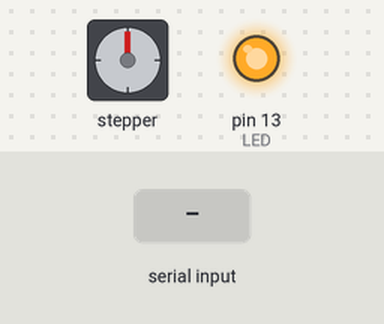
This sketch was run on a simulated Arduino Uno, built with avr-gcc and run on an emulated ATmega328P. Shown: stepper motor, output pins drawn as LEDs (lit = HIGH). Wiring (inferred from the names in the program): stepper motor driver (200 steps per turn assumed): step pin 6; direction pin 4. Inputs (shaded band) come from the test bench. Pins used as bus, display or sensor lines are not drawn.

Above: at 1.2 s.
1.3 s: "90,45\n" received over Serial
At 2.9 s:
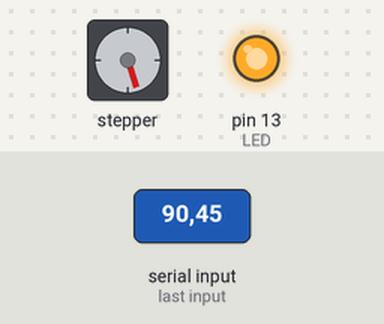
3.8 s: "30,150\n" received over Serial
At 6.0 s:
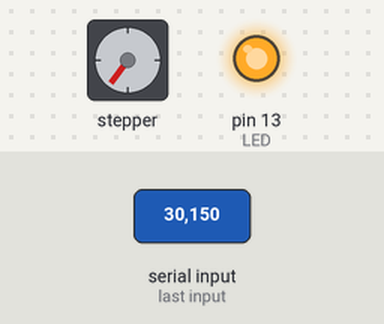
6.3 s: "5\n" received over Serial
At 7.9 s:
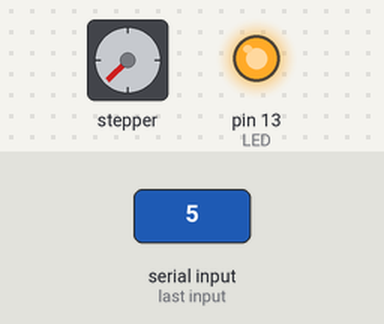
8.7 s: "90\n" received over Serial
At 10.9 s:
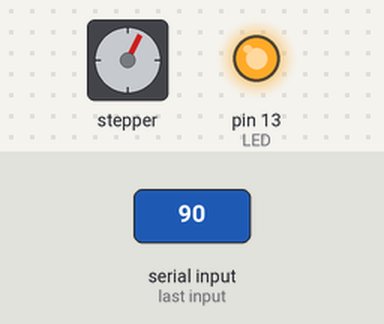
11.2 s: "90,45\n" received over Serial
At 12.9 s:
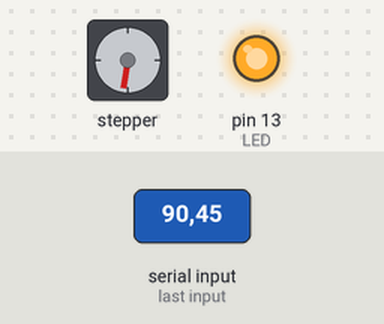
13.7 s: "30,150\n" received over Serial
At 16.0 s:
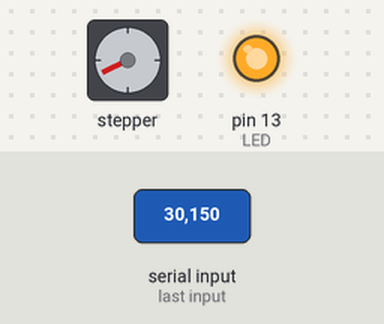
Timing chart, 0 to 17.2 s (numbered marks = the images above; inputs shaded):
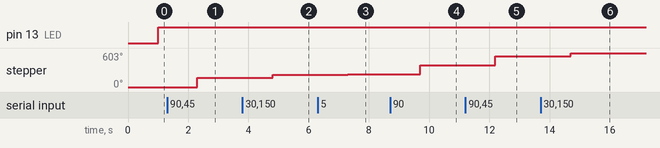

The sketch:

moteurPulseControl.ino
```cpp
#define LED 13    //allume LED sur Arduino pour vérifier réception du nombre 2 du code python.
#define pulse 6
#define direction 4
//int nb_pas = 0;
// ajouter variable du nbr de pas à tourner
// variable s'Appele nbr_steps

void setup() {
	Serial.begin(115200);
  pinMode(LED, OUTPUT);
  pinMode(pulse, OUTPUT);
  pinMode(direction, OUTPUT);
}
void loop() {

  int nb_pas = Serial.readString().toInt();
  if(nb_pas >= 0) {
    genererPulseHoraire(nb_pas);
  }
  else if(nb_pas <0) {
    genetatePulseAntiHoraire(nb_pas);
  }
}
 void genererPulseHoraire(int nbr_pulse) {
    digitalWrite(direction, HIGH);
    digitalWrite(LED, HIGH);
    for(int i = 0; i < abs(nbr_pulse) ; i++)
    {
      digitalWrite(pulse, HIGH);
      digitalWrite(pulse, LOW);
    }
 }
  void genetatePulseAntiHoraire(int nbr_pulse){
    digitalWrite(LED, HIGH);
    digitalWrite(direction, LOW);
    for(int i = 0; i < abs(nbr_pulse) ; i++)
    {
      digitalWrite(pulse, HIGH);
      digitalWrite(pulse, LOW);

    }
  }
```

Measured:
- after the input at 1.3 s, stepper: turns 162° clockwise, starting after 1.0 s
- after the input at 3.8 s, stepper: turns 54° clockwise, starting after 1.0 s
- after the input at 8.7 s, stepper: turns 162° clockwise, starting after 1.0 s
- after the input at 11.2 s, stepper: turns 162° clockwise, starting after 1.0 s
- after the input at 13.7 s, stepper: turns 54° clockwise, starting after 1.0 s
